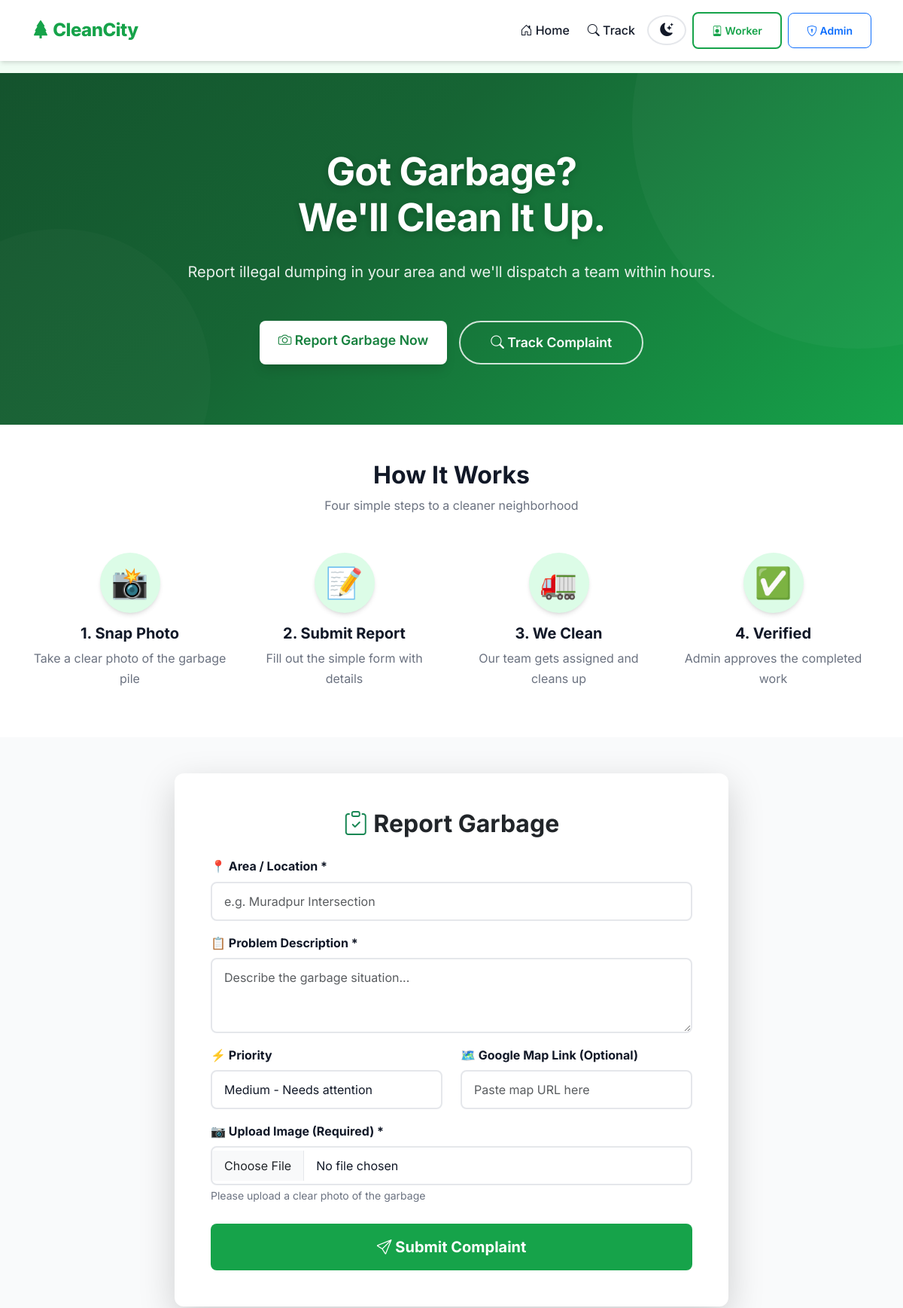
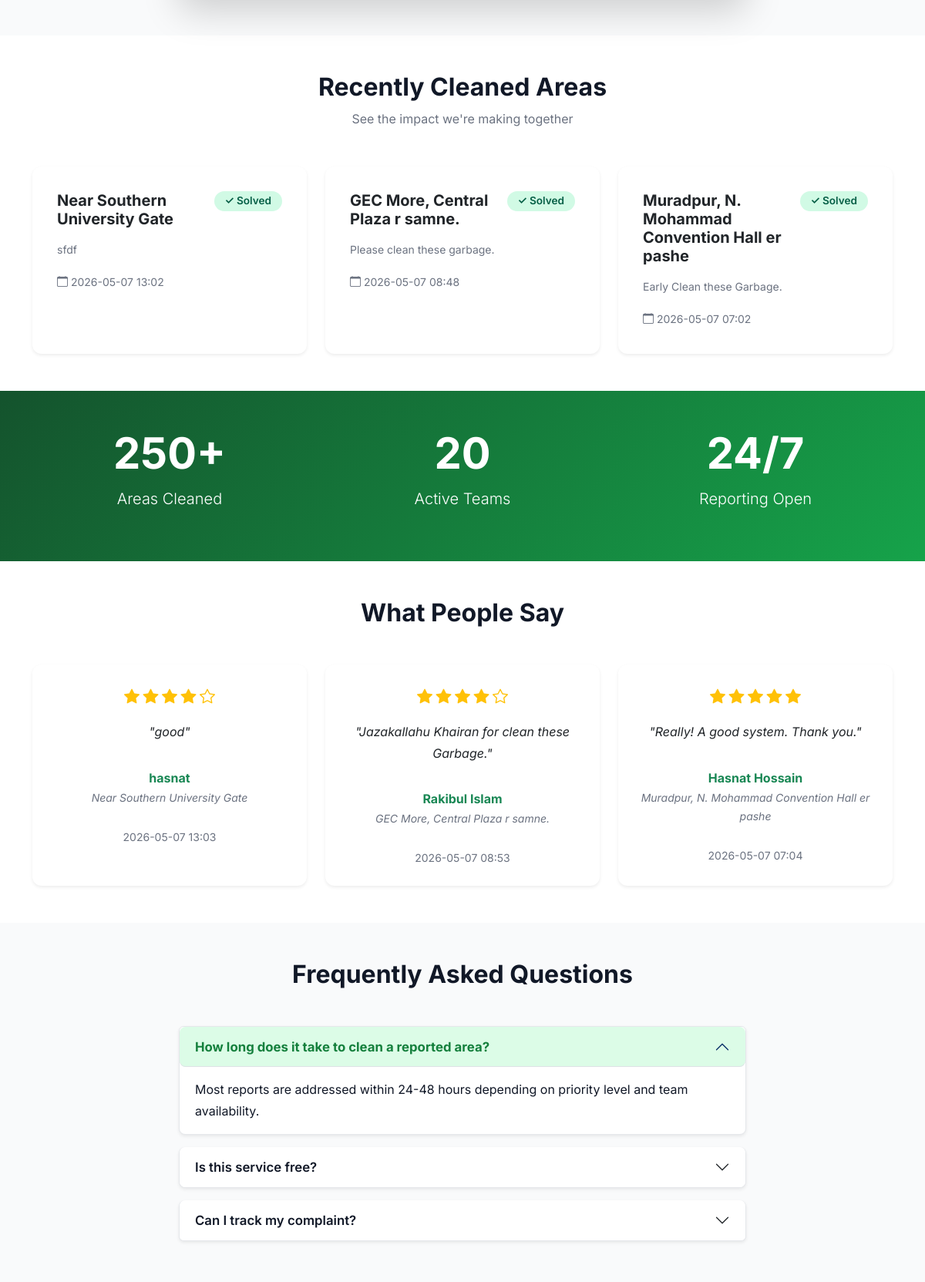
The page / (upper part) on the database its author committed (2 pictures, top to bottom).
### tables this page shows
CREATE TABLE complaints (  
            id INTEGER PRIMARY KEY AUTOINCREMENT,  
            area TEXT, problem TEXT, priority TEXT, date TEXT,  
            status TEXT, image_path TEXT, map_link TEXT,  
            assigned_team_id INTEGER, cleaned_image_path TEXT,  
            cleaned_date TEXT, admin_remark TEXT,  
            FOREIGN KEY(assigned_team_id) REFERENCES teams(id));

CREATE TABLE reviews (
            id INTEGER PRIMARY KEY AUTOINCREMENT,
            complaint_id INTEGER,
            rating INTEGER,
            comment TEXT,
            reviewer_name TEXT,
            date TEXT,
            is_approved INTEGER DEFAULT 1,
            FOREIGN KEY(complaint_id) REFERENCES complaints(id));

### app.py (the view)
@app.route('/')
def index():
    db = get_db()
    solved_complaints = db.execute(
        "SELECT * FROM complaints WHERE status='Solved' ORDER BY id DESC LIMIT 6"
    ).fetchall()
    reviews = db.execute(
        "SELECT r.*, c.area FROM reviews r LEFT JOIN complaints c ON r.complaint_id = c.id WHERE r.is_approved = 1 ORDER BY r.id DESC LIMIT 3"
    ).fetchall()
    return render_template('index.html', solved_complaints=solved_complaints, reviews=reviews)

### app.py (called while the page is built)
def get_db():
    db = getattr(g, '_database', None)
    if db is None:
        db = g._database = sqlite3.connect(DATABASE)
        db.row_factory = sqlite3.Row
    return db

@app.teardown_appcontext
def close_connection(exception):
    db = getattr(g, '_database', None)
    if db is not None:
        db.close()

### templates/index.html (shortened to what this page needs)
{% extends "base.html" %}
{% block content %}
<section class="hero-section text-center text-white">
  <div class="container position-relative">
    <h1 class="display-3 fw-bold mb-4">Got Garbage? <br>We'll Clean It Up.</h1>
    <p class="lead mb-5">Report illegal dumping in your area and we'll dispatch a team within hours.</p>
    <div class="d-flex flex-column flex-sm-row gap-3 justify-content-center">
      <a href="#report-form" class="btn btn-hero btn-lg">
        <i class="bi bi-camera"></i> Report Garbage Now
      </a>
      <a href="{{ url_for('track_complaint') }}" class="btn btn-outline-light btn-lg">
        <i class="bi bi-search"></i> Track Complaint
      </a>
    </div>
  </div>
</section>
<section class="py-5 bg-white">
  <div class="container">
    <h2 class="text-center fw-bold mb-2">How It Works</h2>
    <p class="text-center text-muted mb-5">Four simple steps to a cleaner neighborhood</p>
    <div class="row text-center g-4">
      <div class="col-md-3">
        <div class="icon-circle">📸</div>
        <h5 class="fw-bold">1. Snap Photo</h5>
        <p class="text-muted">Take a clear photo of the garbage pile</p>
      </div>
      <div class="col-md-3">
        <div class="icon-circle">📝</div>
        <h5 class="fw-bold">2. Submit Report</h5>
        <p class="text-muted">Fill out the simple form with details</p>
      </div>
      <div class="col-md-3">
        <div class="icon-circle">🚛</div>
        <h5 class="fw-bold">3. We Clean</h5>
        <p class="text-muted">Our team gets assigned and cleans up</p>
      </div>
      <div class="col-md-3">
        <div class="icon-circle">✅</div>
        <h5 class="fw-bold">4. Verified</h5>
        <p class="text-muted">Admin approves the completed work</p>
      </div>
    </div>
  </div>
</section>
<section id="report-form" class="py-5 bg-light">
  <div class="container">
    <div class="row justify-content-center">
      <div class="col-md-8">
        <div class="card shadow-lg border-0">
          <div class="card-body p-4 p-md-5">
            <h2 class="text-center fw-bold mb-4">
              <i class="bi bi-clipboard-check text-success"></i> Report Garbage
            </h2>
            <form action="/submit" method="POST" enctype="multipart/form-data">
              <div class="mb-3">
                <label class="form-label fw-bold">📍 Area / Location *</label>
                <input type="text" name="area" class="form-control form-control-lg"
                       placeholder="e.g. Muradpur Intersection" required>
              </div>
              <div class="mb-3">
                <label class="form-label fw-bold">📋 Problem Description *</label>
                <textarea name="problem" class="form-control form-control-lg" rows="3"
                          placeholder="Describe the garbage situation..." required></textarea>
              </div>
              <div class="row mb-3">
                <div class="col-md-6 mb-3 mb-md-0">
                  <label class="form-label fw-bold">⚡ Priority</label>
                  <select name="priority" class="form-select form-select-lg">
                    <option value="Medium" selected>Medium - Needs attention</option>
                  </select>
                </div>
                <div class="col-md-6">
                  <label class="form-label fw-bold">🗺️ Google Map Link (Optional)</label>
                  <input type="url" name="map_link" class="form-control form-control-lg"
                         placeholder="Paste map URL here">
                </div>
              </div>
              <div class="mb-4">
                <label class="form-label fw-bold">📷 Upload Image (Required) *</label>
                <input type="file" name="image" class="form-control form-control-lg"
                       accept="image/*" required>
                <small class="text-muted">Please upload a clear photo of the garbage</small>
              </div>
              <button type="submit" class="btn btn-success w-100 py-3 fs-5 fw-bold">
                <i class="bi bi-send"></i> Submit Complaint
              </button>
            </form>
          </div>
        </div>
      </div>
    </div>
  </div>
</section>
{% if solved_complaints %}
<section class="py-5 bg-white">
  <div class="container">
    <h2 class="text-center fw-bold mb-2">Recently Cleaned Areas</h2>
    <p class="text-center text-muted mb-5">See the impact we're making together</p>
    <div class="row g-4">
      {% for c in solved_complaints %}
      <div class="col-md-4">
        <div class="card h-100 border-0 shadow-sm">
          <div class="card-body">
            <div class="d-flex justify-content-between align-items-start mb-3">
              <h5 class="card-title fw-bold mb-0">{{ c.area }}</h5>
              <span class="badge badge-solved">✓ Solved</span>
            </div>
            <p class="card-text text-muted small">{{ c.problem[:100] }}{% if c.problem|length > 100 %}...{% endif %}</p>
            <small class="text-muted">
              <i class="bi bi-calendar"></i> {{ c.cleaned_date or c.date }}
            </small>
          </div>
        </div>
      </div>
      {% endfor %}
    </div>
  </div>
</section>
{% endif %}
<section class="py-5 stats-section">
  <div class="container text-center text-white">
    <div class="row g-4">
      <div class="col-md-4">
        <h2 class="display-4 fw-bold">250+</h2>
        <p class="lead">Areas Cleaned</p>
      </div>
      <div class="col-md-4">
        <h2 class="display-4 fw-bold">20</h2>
        <p class="lead">Active Teams</p>
      </div>
      <div class="col-md-4">
        <h2 class="display-4 fw-bold">24/7</h2>
        <p class="lead">Reporting Open</p>
      </div>
    </div>
  </div>
</section>
<section class="py-5 bg-white">
  <div class="container">
    <h2 class="text-center fw-bold mb-5">What People Say</h2>
    {% if reviews %}
    <div class="row g-4">
      {% for r in reviews %}
      <div class="col-md-4">
        <div class="card shadow-sm border-0 p-4 text-center h-100">
          <div class="text-warning mb-3">
            {% for i in range(5) %}
              {% if i < r.rating %}
              <i class="bi bi-star-fill fs-5"></i>
              {% else %}
              <i class="bi bi-star fs-5"></i>
              {% endif %}
            {% endfor %}
          </div>
          <blockquote class="mb-3">
            <p class="fst-italic">"{{ r.comment }}"</p>
          </blockquote>
          <footer class="fw-bold text-success">{{ r.reviewer_name }}</footer>
          <cite class="text-muted small">{{ r.area or 'Citizen' }}</cite>
          <br>
          <small class="text-muted">{{ r.date }}</small>
        </div>
      </div>
      {% endfor %}
    </div>
    {% endif %}
  </div>
</section>
<section class="py-5 bg-light">
  <div class="container">
    <h2 class="text-center fw-bold mb-5">Frequently Asked Questions</h2>
    <div class="row justify-content-center">
      <div class="col-md-8">
        <div class="accordion" id="faqAccordion">
          <div class="accordion-item mb-3 shadow-sm">
            <h2 class="accordion-header">
              <button class="accordion-button" type="button" data-bs-toggle="collapse" data-bs-target="#faq1">
                How long does it take to clean a reported area?
              </button>
            </h2>
            <div id="faq1" class="accordion-collapse collapse show" data-bs-parent="#faqAccordion">
              <div class="accordion-body">Most reports are addressed within 24-48 hours depending on priority level and team availability.</div>
            </div>
          </div>
          <div class="accordion-item mb-3 shadow-sm">
            <h2 class="accordion-header">
              <button class="accordion-button collapsed" type="button" data-bs-toggle="collapse" data-bs-target="#faq2">
                Is this service free?
              </button>
            </h2>
          </div>
          <div class="accordion-item mb-3 shadow-sm">
            <h2 class="accordion-header">
              <button class="accordion-button collapsed" type="button" data-bs-toggle="collapse" data-bs-target="#faq3">
                Can I track my complaint?
              </button>
            </h2>
          </div>
        </div>
      </div>
    </div>
  </div>
</section>
{% endblock %}

### static/style.css (style rules this page uses)
:root, [data-bs-theme="light"] { --primary: #16a34a; --primary-dark: #15803d; --primary-darker: #14532d; --primary-light: #dcfce7; --secondary: #f59e0b; --danger: #ef4444; --info: #3b82f6; --dark: #111827; --gray: #6b7280; --light: #f9fafb; --white: #ffffff; --body-bg: #f0fdf4; --card-bg: #ffffff; --text-color: #111827; --text-muted: #6b7280; --border-color: #e5e7eb; --nav-bg: #ffffff; --section-bg-light: #f9fafb; --section-bg-white: #ffffff; --shadow-sm: 0 1px 2px rgba(0,0,0,0.05); --shadow: 0 4px 6px -1px rgba(0,0,0,0.1), 0 2px 4px -2px rgba(0,0,0,0.1); --shadow-lg: 0 10px 15px -3px rgba(0,0,0,0.1), 0 4px 6px -4px rgba(0,0,0,0.1); --shadow-xl: 0 20px 25px -5px rgba(0,0,0,0.1), 0 8px 10px -6px rgba(0,0,0,0.1); --radius: 12px; --radius-sm: 8px; }
* { margin: 0; padding: 0; box-sizing: border-box; }
body { font-family: 'Inter', sans-serif; background: var(--body-bg); color: var(--text-color); line-height: 1.7; transition: background 0.3s ease, color 0.3s ease; }
.hero-section { background: linear-gradient(135deg, #14532d 0%, #166534 40%, #16a34a 100%); padding: 100px 0 80px; position: relative; overflow: hidden; }
.hero-section::before { content: ''; position: absolute; top: -50%; right: -20%; width: 600px; height: 600px; background: rgba(255,255,255,0.03); border-radius: 50%; }
.hero-section::after { content: ''; position: absolute; bottom: -30%; left: -10%; width: 400px; height: 400px; background: rgba(255,255,255,0.02); border-radius: 50%; }
.hero-section h1 { font-size: 3.2rem; font-weight: 900; letter-spacing: -1px; line-height: 1.2; text-shadow: 0 2px 10px rgba(0,0,0,0.2); }
.hero-section .lead { font-size: 1.25rem; font-weight: 400; opacity: 0.9; }
.btn-hero { background: var(--white); color: #15803d !important; font-weight: 700; font-size: 1.1rem; padding: 14px 40px; border-radius: 50px; transition: all 0.3s; box-shadow: var(--shadow-lg); }
.icon-circle { width: 80px; height: 80px; line-height: 80px; font-size: 2.5rem; background: var(--primary-light); border-radius: 50%; display: inline-block; margin-bottom: 15px; box-shadow: var(--shadow); transition: transform 0.3s; }
.card { border-radius: var(--radius); border: 1px solid var(--border-color); box-shadow: var(--shadow); transition: all 0.3s ease; overflow: hidden; background: var(--card-bg); }
.card-body { padding: 2rem; }
.form-control, .form-select { border-radius: var(--radius-sm); padding: 12px 16px; border: 2px solid var(--border-color); font-size: 1rem; transition: all 0.3s; background: var(--card-bg); color: var(--text-color); }
.form-label { font-weight: 600; margin-bottom: 6px; color: var(--text-color); }
.btn { border-radius: var(--radius-sm); font-weight: 600; padding: 12px 24px; transition: all 0.3s; }
.btn-success { background: var(--primary); border: none; color: white !important; }
.btn-outline-light { border: 2px solid rgba(255,255,255,0.8); color: white; font-weight: 600; padding: 14px 40px; border-radius: 50px; font-size: 1.1rem; transition: all 0.3s; }
.badge { padding: 6px 14px; border-radius: 20px; font-weight: 600; font-size: 0.85rem; }
.badge-solved { background: #d1fae5; color: #065f46; }
.accordion-button { font-weight: 600; font-size: 1.05rem; border-radius: var(--radius-sm) !important; background: var(--card-bg); color: var(--text-color); }
.accordion-button:not(.collapsed) { background: var(--primary-light); color: var(--primary-dark); font-weight: 700; }
.accordion-item { border-radius: var(--radius-sm); border: 1px solid var(--border-color); background: var(--card-bg); }
.accordion-body { color: var(--text-color); }
.stats-section { background: linear-gradient(135deg, #14532d, #16a34a); }
.bg-white { background: var(--section-bg-white) !important; transition: background 0.3s ease; }
.bg-light { background: var(--section-bg-light) !important; transition: background 0.3s ease; }
.text-muted { color: var(--text-muted) !important; }
html { scroll-behavior: smooth; }

### rows shown on the page
complaints: area "Near Southern University Gate", problem "sfdf", cleaned_date "2026-05-07 13:02"
complaints: area "GEC More, Central Plaza r samne.", problem "Please clean these garbage.", cleaned_date "2026-05-07 08:48"
complaints: area "Muradpur, N. Mohammad Convention Hall er pashe", problem "Early Clean these Garbage.", cleaned_date "2026-05-07 07:02"
reviews: rating 4 (drawn), comment "good", reviewer_name "hasnat", area "Near Southern University Gate", date "2026-05-07 13:03"
reviews: rating 4 (drawn), comment "Jazakallahu Khairan for clean these Garbage.", reviewer_name "Rakibul Islam", area "GEC More, Central Plaza r samne.", date "2026-05-07 08:53"
reviews: rating 5 (drawn), comment "Really! A good system. Thank you.", reviewer_name "Hasnat Hossain", area "Muradpur, N. Mohammad Convention Hall er pashe", date "2026-05-07 07:04"
